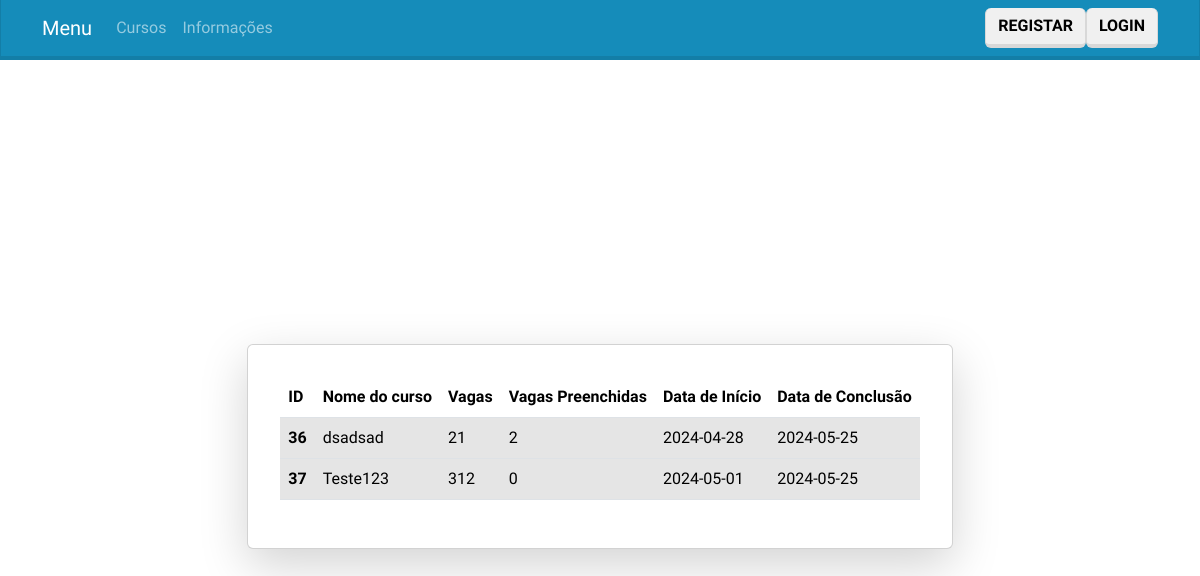
/paginas/cursos.php, run on an earlier commit of the app's database.
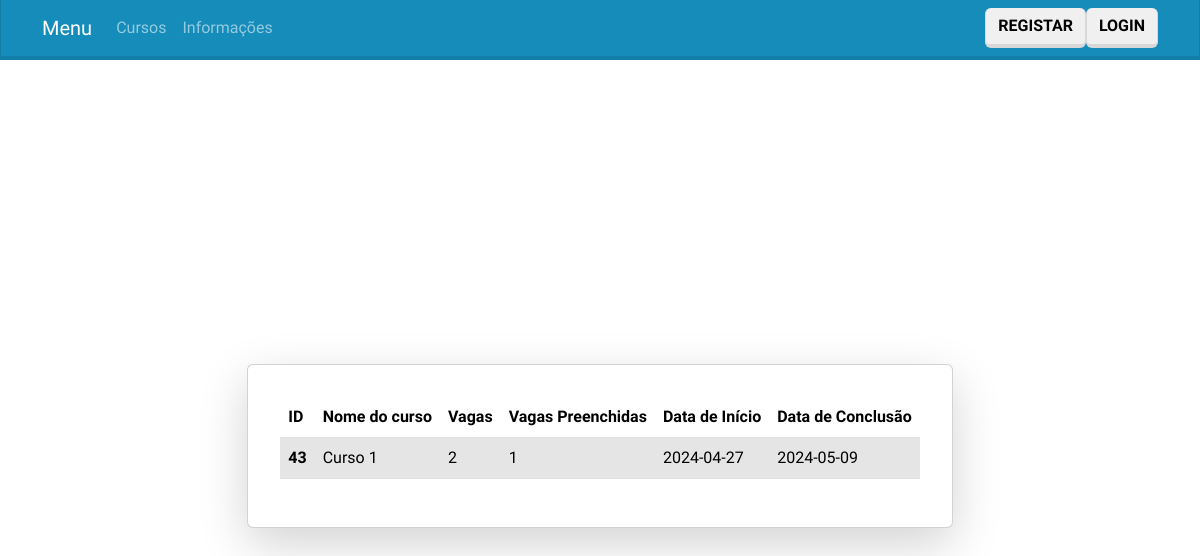
And on a later commit of the database.
### tables this page shows
CREATE TABLE `curso` (
  `id_curso` int(40) NOT NULL,
  `nome` varchar(100) NOT NULL,
  `descricao` varchar(100) NOT NULL,
  `vagas` int(40) NOT NULL,
  `vagas_preenchidas` int(40) NOT NULL,
  `data_inicio` date NOT NULL,
  `data_fim` date NOT NULL,
  `metodo_selecao` varchar(100) NOT NULL
);

### paginas/cursos.php (the view, shortened to what the changed rows need)
<!DOCTYPE html>
<?php
    include 'cabecalho.php';
?>
<html lang="pt">
<head>
    <link rel="stylesheet" href="bootstrap.css">
</head>
<?php if (isset($_SESSION['tipo_utilizador']) && ($_SESSION['tipo_utilizador'] >= 1)) : ?>
<body>
    <div class="container d-flex justify-content-center align-items-center" style="height: 100vh;">
        <div class="card shadow-lg p-3 mb-5 bg-white rounded " style="margin-top: 20px;">
            <div class="card-body">
            <form method="GET" action="">
                    <div class="input-group mb-3">
                        <input type="text" class="form-control" name="search" placeholder="Pesquisar Cursos" value="<?php echo isset($_GET['search']) ? $_GET['search'] : ''; ?>">
                        <div class="input-group-append">
                            <button class="btn btn-outline-secondary" type="submit">Pesquisar</button>
                        </div>
                    </div>
                </form>
                <table class="table table-hover">
                    <thead>
                        <tr>
                            <th scope="col">ID</th>
                            <th scope="col">Nome do curso</th>
                            <th scope="col">Vagas</th>
                            <th scope="col">Vagas Preenchidas</th>
                            <th scope="col">Data de Início</th>
                            <th scope="col">Data de Conclusão</th>
                            <?php
                            if($_SESSION['tipo_utilizador'] == 3){
                                ?>
                                <th scope="col">Editar</th>
                                <th scope="col">Eliminar</th>
                                <th scope="col">Inscrições</th>
                                <?php
                            } else {
                                ?>
                                <th scope="col">Inscrição</th>
                                <?php
                            }
                            ?>
                        </tr>
                    </thead>
                    <tbody>
                        <?php
                        if($_SESSION['tipo_utilizador'] == 3){
                            $search = isset($_GET['search']) ? $_GET['search'] : '';
                            $searchQuery = $search ? "WHERE nome LIKE '%$search%'" : '';
                            $sql = "SELECT * FROM curso $searchQuery";
                            $result = mysqli_query($conn, $sql);
                            while ($row = mysqli_fetch_assoc($result)) {
                                ?>
                                <tr class="table-active">
                                    <th scope="row"><?php echo $row['id_curso']; ?></th>
                                    <td><?php echo $row['nome']; ?></td>
                                    <td><?php echo $row['vagas']; ?></td>
                                    <td><?php echo $row['vagas_preenchidas']; ?></td>
                                    <td><?php echo $row['data_inicio']; ?></td>
                                    <td><?php echo $row['data_fim']; ?></td>
                                    <td><a href="editarCursoformulario.php?id=<?php echo $row['id_curso']; ?>">Editar</a></td>
                                    <td><a href="eliminarCurso.php?id=<?php echo $row['id_curso']; ?>">Eliminar</a></td>
                                    <td><a href="gerirInscricoes.php?id=<?php echo $row['id_curso']; ?>">Inscrições</a></td>
                                </tr>
                                <?php
                            }
                        } else if($_SESSION['tipo_utilizador'] == 1){
                            $search = isset($_GET['search']) ? $_GET['search'] : '';
                            $searchQuery = $search ? "AND nome LIKE '%$search%'" : '';
                            $sql = "SELECT c.*
                            FROM curso c
                            WHERE NOT EXISTS (
                                SELECT 1
                                FROM inscricao i
                                WHERE i.id_curso = c.id_curso
                                AND i.id_utilizador = '{$_SESSION['id_utilizador']}')
                                AND c.vagas_preenchidas < c.vagas
                                $searchQuery";
                            $result = mysqli_query($conn, $sql);
                            while ($row = mysqli_fetch_assoc($result)){
                                ?>
                                <tr class="table-active">
                                    <th scope="row"><?php echo $row['id_curso']; ?></th>
                                    <td><?php echo $row['nome']; ?></td>
                                    <td><?php echo $row['vagas']; ?></td>
                                    <td><?php echo $row['vagas_preenchidas']; ?></td>
                                    <td><?php echo $row['data_inicio']; ?></td>
                                    <td><?php echo $row['data_fim']; ?></td>
                                    <td><a href="inscricaoformulario.php?id=<?php echo $row['id_curso']; ?>">Inscrever-se</a></td>
                                </tr>
                                <?php
                            }
                        }else if($_SESSION['tipo_utilizador'] == 2){
                            $search = isset($_GET['search']) ? $_GET['search'] : '';
                            $searchQuery = $search ? "AND nome LIKE '%$search%'" : '';
                            $sql = "SELECT c.*
                            FROM curso c
                            INNER JOIN leciona l ON c.id_curso = l.id_curso
                            WHERE l.id_utilizador = '{$_SESSION['id_utilizador']}'
                                $searchQuery";
                            $result = mysqli_query($conn, $sql);
                            while ($row = mysqli_fetch_assoc($result)){
                                ?>
                                <tr class="table-active">
                                    <th scope="row"><?php echo $row['id_curso']; ?></th>
                                    <td><?php echo $row['nome']; ?></td>
                                    <td><?php echo $row['vagas']; ?></td>
                                    <td><?php echo $row['vagas_preenchidas']; ?></td>
                                    <td><?php echo $row['data_inicio']; ?></td>
                                    <td><?php echo $row['data_fim']; ?></td>
                                    <td><a href="gerirInscricoes.php?id=<?php echo $row['id_curso']; ?>">Inscrições</a></td>
                                </tr>
                                <?php
                            }
                        }
                        ?>
                    </tbody>
                </table>
                <?php
                if($_SESSION['tipo_utilizador'] == 3){
                    ?>
                    <a type="button" class="btn btn-primary" href="adicionarCursoformulario.php">Adicionar</a>
                    <?php
                }?>
            </div>
        </div>
    </div>
</body>
<?php else: ?>
    <body>
    <div class="container d-flex justify-content-center align-items-center" style="height: 100vh;">
        <div class="card shadow-lg p-3 mb-5 bg-white rounded " style="margin-top: 20px;">
            <div class="card-body">
                <table class="table table-hover">
                    <thead>
                        <tr>
                            <th scope="col">ID</th>
                            <th scope="col">Nome do curso</th>
                            <th scope="col">Vagas</th>
                            <th scope="col">Vagas Preenchidas</th>
                            <th scope="col">Data de Início</th>
                            <th scope="col">Data de Conclusão</th>
                        </tr>
                    </thead>
                    <tbody>
                            <?php
                            $sql = "SELECT *
                                FROM curso ";
                            $result = mysqli_query($conn, $sql);
                            while ($row = mysqli_fetch_assoc($result)){
                                ?>
                                <tr class="table-active">
                                    <th scope="row"><?php echo $row['id_curso']; ?></th>
                                    <td><?php echo $row['nome']; ?></td>
                                    <td><?php echo $row['vagas']; ?></td>
                                    <td><?php echo $row['vagas_preenchidas']; ?></td>
                                    <td><?php echo $row['data_inicio']; ?></td>
                                    <td><?php echo $row['data_fim']; ?></td>
                                </tr>
                                <?php
                            }
                        ?>
                    </tbody>
                </table>
            </div>
        </div>
    </div>
</body>
<?php endif ?>
</html>

What changed in the data, as far as the page shows it:
removed curso: id_curso "36", nome "dsadsad", vagas "21", vagas_preenchidas "2", data_inicio "2024-04-28", data_fim "2024-05-25"
removed curso: id_curso "37", nome "Teste123", vagas "312", vagas_preenchidas "0", data_inicio "2024-05-01", data_fim "2024-05-25"
added curso: id_curso "43", nome "Curso 1", vagas "2", vagas_preenchidas "1", data_inicio "2024-04-27", data_fim "2024-05-09"
